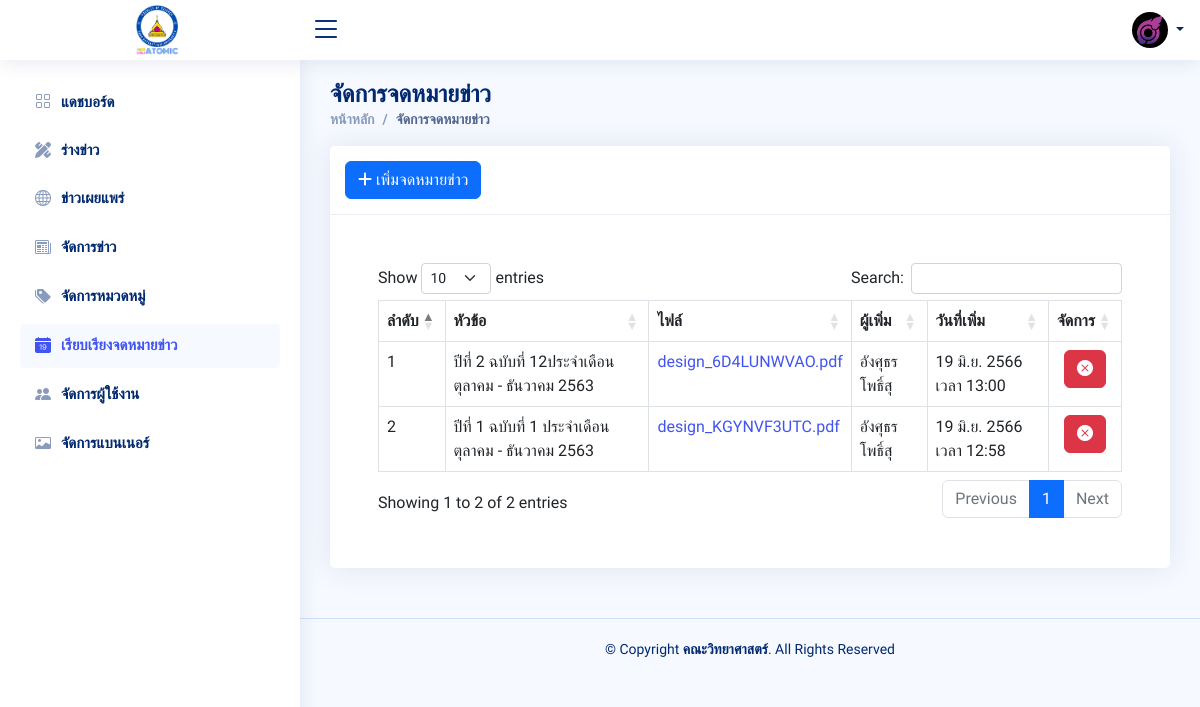
Page /?page=newsletter-list (signed in) on the committed database.
### tables this page shows
CREATE TABLE `users` (
  `user_id` bigint(20) NOT NULL,
  `user_unique` varchar(255) NOT NULL,
  `user_email` varchar(255) NOT NULL,
  `user_password` varchar(255) NOT NULL,
  `user_fname` varchar(255) NOT NULL,
  `user_lname` varchar(255) NOT NULL,
  `user_image` varchar(255) DEFAULT NULL,
  `user_role` varchar(255) NOT NULL DEFAULT 'สมาชิก',
  `user_approve` varchar(100) DEFAULT NULL,
  `user_created` datetime NOT NULL,
  `user_edit` datetime DEFAULT NULL
);

CREATE TABLE `newsletter` (
  `newsletter_id` bigint(20) NOT NULL,
  `newsletter_unique` varchar(255) NOT NULL,
  `newsletter_topic` varchar(255) NOT NULL,
  `newsletter_file` varchar(255) NOT NULL,
  `newsletter_author` varchar(255) NOT NULL,
  `newsletter_created` datetime NOT NULL,
  `newsletter_edit` datetime DEFAULT NULL
);

### private/app/controller/function.php (called while the page is built, shortened)
<?php
class Database
{
    private function connect()
    {
        try {
            $pdo = new PDO("mysql:host=localhost;dbname=project_sci", "root", "");
            $pdo->setAttribute(PDO::ATTR_ERRMODE, PDO::ERRMODE_EXCEPTION);
            return $pdo;
        } catch (PDOException $e) {
            die("ไม่สามารถเชื่อมต่อกับฐานข้อมูลได้: " . $e->getMessage());
        }
    }
    public function db_read($query, $params = array())
    {
        $pdo = $this->connect();
        try {
            $stmt = $pdo->prepare($query);
            $stmt->execute($params);
            $data = $stmt->fetchAll(PDO::FETCH_ASSOC);
            return $data;
        } catch (PDOException $e) {
            return false;
        }
    }
}
class newsletter extends Database
{
    public function get_all_newsletter()
    {
        $query = "select n.newsletter_unique, n.newsletter_topic, n.newsletter_file, n.newsletter_created, u.user_fname, u.user_lname
        from newsletter as n
        inner join users as u on u.user_unique = n.newsletter_author
        order by n.newsletter_id DESC";
        return $this->db_read($query);
    }
}
class User extends Database
{
    public function getUserByUniqueID($unique_id)
    {
        $query = "SELECT * FROM users WHERE user_unique='$unique_id' LIMIT 1";
        $result = $this->db_read($query);
        $user = $result[0];
        return $user;
    }
    public function access($role)
    {
        $user_role = isset($_SESSION['role']) ? $_SESSION['role'] : '';
        switch ($role) {
            case 'แอดมิน':
                $allow[] = "แอดมิน";
                return in_array($user_role, $allow);
                break;
            case 'นักสื่อสารองค์กร':
                $allow[] = "แอดมิน";
                $allow[] = "นักสื่อสารองค์กร";
                return in_array($user_role, $allow);
                break;
            case 'ประชาสัมพันธ์':
                $allow[] = "แอดมิน";
                $allow[] = "ประชาสัมพันธ์";
                return in_array($user_role, $allow);
                break;
            case 'บรรณาธิการ':
                $allow[] = "แอดมิน";
                $allow[] = "บรรณาธิการ";
                return in_array($user_role, $allow);
                break;
        }
        return false;
    }
}
function cleanData($data)
{
    return htmlspecialchars($data);
}
function DateThai($strDate)
{
    $strYear = date("Y", strtotime($strDate)) + 543;
    $strMonth = date("n", strtotime($strDate));
    $strDay = date("j", strtotime($strDate));
    $strHour = date("H", strtotime($strDate));
    $strMinute = date("i", strtotime($strDate));
    $strMonthCut = array("", "ม.ค.", "ก.พ.", "มี.ค.", "เม.ย.", "พ.ค.", "มิ.ย.", "ก.ค.", "ส.ค.", "ก.ย.", "ต.ค.", "พ.ย.", "ธ.ค.");
    $strMonthThai = $strMonthCut[$strMonth];
    return "$strDay $strMonthThai $strYear เวลา $strHour:$strMinute";
}

### private/app/views/dashboard/page/newsletter/newsletterTable.php (the view, shortened to what this page needs)
<?php $role = $user->access('บรรณาธิการ');
if ($role) { ?>
    <div class="card">
        <div class="card-header">
            <div class="card-tools">
                <a class="btn btn-primary" href="?page=newsletter-add"><i class="fa-solid fa-plus"></i> เพิ่มจดหมายข่าว</a>
            </div>
        </div>
        <div class="card-body p-3 p-lg-5">
            <?php
            $newsletter = new newsletter;
            $newsletter_result = $newsletter->get_all_newsletter();
            ?>
            <div class="table-resposive">
                <table class="table table-bordered table-hover datatable">
                    <thead>
                        <tr>
                            <th>ลำดับ</th>
                            <th>หัวข้อ</th>
                            <th>ไฟล์</th>
                            <th>ผู้เพิ่ม</th>
                            <th>วันที่เพิ่ม</th>
                            <th class="text-center">จัดการ</th>
                        </tr>
                    </thead>
                    <tbody>
                        <?php if ($newsletter_result) {
                            $i = 0 ?>
                            <?php foreach ($newsletter_result as $row) { ?>
                                <tr>
                                    <td><?php echo $i = $i + 1; ?></td>
                                    <td><?= cleanData($row['newsletter_topic']); ?></td>
                                    <td><a href="public/pdf/design/<?= cleanData($row['newsletter_file']); ?>" target="_blank"><?= cleanData($row['newsletter_file']); ?></a></td>
                                    <td><?= cleanData($row['user_fname']); ?> <?= cleanData($row['user_lname']); ?></td>
                                    <td><?= DateThai(cleanData($row['newsletter_created'])); ?></td>
                                    <td class="text-center">
                                        <div class="btn-group" role="group">
                                            <button type="button" class="btn btn-danger deleteNewsletter" id="<?= $row['newsletter_unique'] ?>" data-newsletter-title="<?= $row['newsletter_topic'] ?>" data-newsletter-file="<?= $row['newsletter_file'] ?>"><i class="bi bi-x-circle-fill"></i></button>
                                        </div>
                                    </td>
                                </tr>
                            <?php } ?>
                        <?php } ?>
                    </tbody>
                </table>
            </div>
        </div>
    </div>
<?php } ?>

### private/app/views/dashboard/assets/layout/header.php (shortened to what this page needs)
<header id="header" class="header fixed-top d-flex align-items-center">
    <div class="d-flex align-items-center justify-content-between">
        <a href="dashboard" class="logo align-items-center text-center">
            <img src="public/img/logo/sci_atomic.png" alt="Sci_atomic logo" loading="lazy">
        </a>
        <i class="bi bi-list toggle-sidebar-btn"></i>
    </div>
    <nav class="header-nav ms-auto">
        <ul class="d-flex align-items-center">
            <li class="nav-item dropdown pe-3">
                <a class="nav-link nav-profile d-flex align-items-center pe-0" href="#" data-bs-toggle="dropdown">
                    <?php if ($user['user_image'] == "") { ?>
                        <div class="avatar rounded-circle" data-label="<?= cleanData($user['user_fname']); ?>"></div>
                    <?php } else { ?>
                        <img src="public/img/user_img/<?= cleanData($user['user_image']); ?>" alt="Profile" class="rounded-circle" loading="lazy">
                    <?php } ?>
                    <span class="d-none d-md-block dropdown-toggle ps-2"></span>
                </a>
            </li>
        </ul>
    </nav>
</header>

### private/app/views/dashboard/assets/css/style.css (style rules this page uses)
:root { scroll-behavior: smooth; }
body { font-family: 'Sarabun', sans-serif; background: #f6f9ff; color: #444444; }
a { color: #4154f1; text-decoration: none; }
.card { margin-bottom: 30px; border: none; border-radius: 5px; box-shadow: 0px 0 30px rgba(1, 41, 112, 0.1); }
.card-header, .card-footer { border-color: #ebeef4; background-color: #fff; color: #798eb3; padding: 15px; }
.card-body { padding: 0 20px 20px 20px; }
.logo { line-height: 1; }
@media (min-width: 1200px) { .logo { width: 280px; } }
.logo img { max-height: 50px; margin-right: 6px; }
.header { transition: all 0.5s; z-index: 997; height: 60px; box-shadow: 0px 2px 20px rgba(1, 41, 112, 0.1); background-color: #fff; padding-left: 20px; }
.header .toggle-sidebar-btn { font-size: 32px; padding-left: 10px; cursor: pointer; color: #012970; }
.header-nav ul { list-style: none; }
.header-nav>ul { margin: 0; padding: 0; }
.header-nav .nav-profile { color: #012970; }
.header-nav .nav-profile img { max-height: 36px; }
.header-nav .nav-profile span { font-size: 14px; font-weight: 600; }

### rows in the picture
users: user_image (picture)
newsletter: newsletter_topic "ปีที่ 2 ฉบับที่ 12ประจำเดือน ตุลาคม - ธันวาคม 2563", newsletter_file "design_6D4LUNWVAO.pdf", users.user_fname "อังศุธร", users.user_lname "โพธิ์สุ", newsletter_created "19 มิ.ย. 2566 เวลา 13:00"
newsletter: i "2", newsletter_topic "ปีที่ 1 ฉบับที่ 1 ประจำเดือน ตุลาคม - ธันวาคม 2563", newsletter_file "design_KGYNVF3UTC.pdf", users.user_fname "อังศุธร", users.user_lname "โพธิ์สุ", newsletter_created "19 มิ.ย. 2566 เวลา 12:58"
